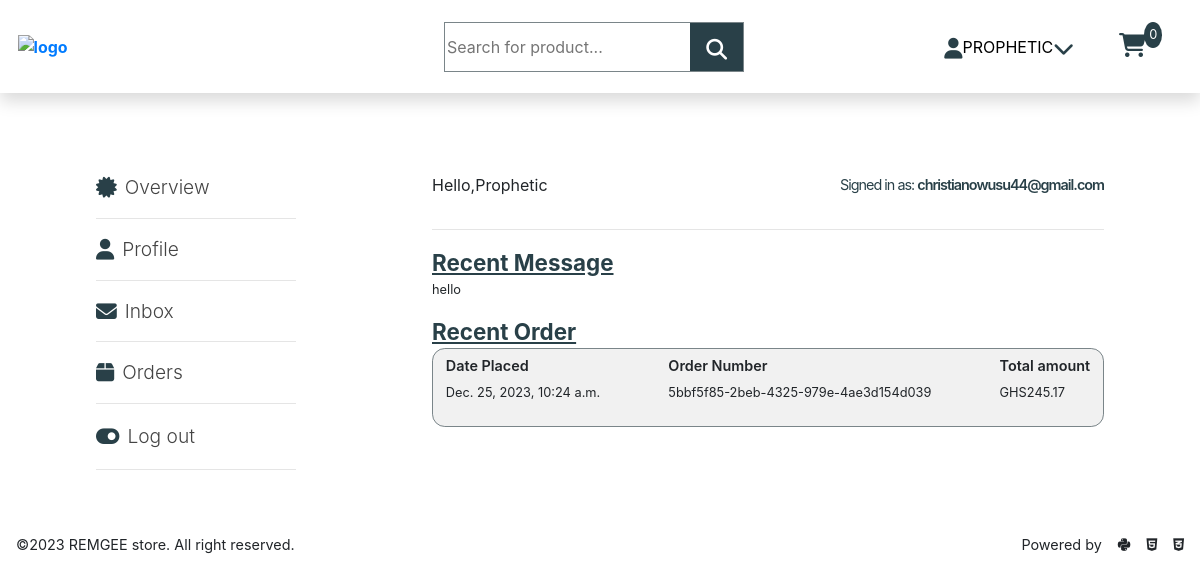
The app's page /account/overview/ (signed in), older data.
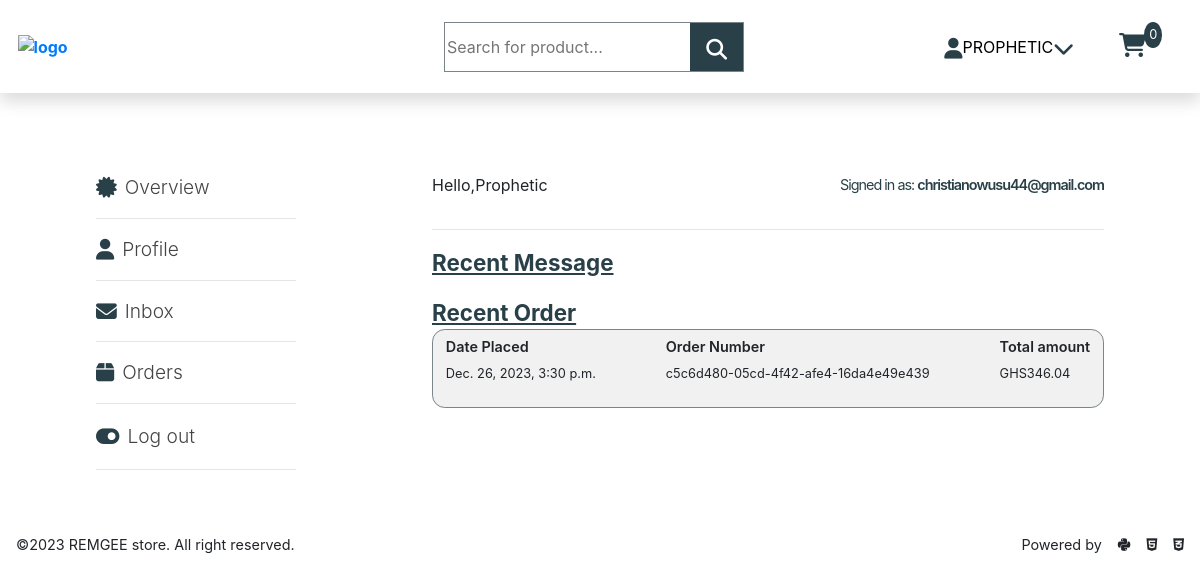
The same page, newer data.
### customer/models.py (models this page shows, shortened)
class Message(models.Model):
    user = models.ForeignKey(User, on_delete=models.CASCADE)
    message = models.TextField(blank=True)
    date_received = models.DateTimeField(default=timezone.now)

### store/models.py (models this page shows, shortened)
class Order(models.Model):
    user = models.ForeignKey(User, on_delete=models.CASCADE)
    order_id = models.UUIDField(default=uuid.uuid4, editable=False)
    created_at = models.DateTimeField(auto_now_add=True)
    total = models.DecimalField(max_digits=8, decimal_places=2, default=0)
    payment_method = models.CharField(max_length=100, default='mobile_money')
    ORDER_STATUSES = (
        ('pending', 'Pending'),
        ('confirmed', 'Confirmed'),
        ('delivery', 'Delivery'),
        ('delivered', 'Delivered'),
    )
    order_status = models.CharField(max_length=100, choices=ORDER_STATUSES, default='pending')

### customer/views.py (the view)
# urls.py: path('overview/', AccountView.as_view(), name='account'),
class AccountView(LoginRequiredMixin, View):
    def get(self, request):
        user = request.user
        last_message = Message.objects.filter(user=user).order_by('-date_received').first()
        last_order = Order.objects.filter(user=user).order_by('-created_at').first()
        context = {
            'last_message': last_message,
            'last_order': last_order
        }
        return render(request, template_name='customer/account.html', context=context)

### templates/customer/account.html (shortened to what this page needs)
{% extends 'base.html' %} {% block content %}
<section class="account__wrapper">
    <div class="navigation__menu">
        <div class="account__name__menu">
            <a href="{% url 'account' %}" class="menu__name">
                <i class="fa-solid fa-certificate"></i>
                <span>Overview</span>
            </a>
        </div>
        <hr />
        <div class="account__name__menu">
            <a href="{% url 'profile' %}" class="menu__name">
                <i class="fa-solid fa-user"></i>
                <span>Profile</span>
            </a>
        </div>
        <hr />
        <div class="account__name__menu">
            <a href="{% url 'inbox' %}" class="menu__name">
                <i class="fa-solid fa-envelope"></i>
                <span>Inbox</span>
            </a>
        </div>
        <hr />
        <div class="account__name__menu">
            <a href="{% url 'orders' %}" class="menu__name">
                <i class="fa-solid fa-box"></i>
                <span>Orders</span>
            </a>
        </div>
        <hr />
        <div class="account__name__menu">
            <div class="menu__name">
                <i class="fa-solid fa-toggle-on"></i>
                {% if user.is_authenticated %}
                <a class="menu__name_auth" href="{% url 'logout' %}">Log out</a>
                {% else %}
                <a class="menu__name_auth" href="{% url 'login' %}">Log in</a>
                {% endif %}
            </div>
        </div>
        <hr />
    </div>
    <div class="accounthide__mobile">
        <div class="account__details">
            {% if user.is_authenticated %}
            <p class="account__username">Hello,{{user.username}}</p>
            <p class="account__email">Signed in as: <span>{{user.email}}</span></p>
            {% else %}
            <a href="{% url 'login' %}">Log in</a>
            {% endif %}
        </div>
        <hr />
        <div>
            <div>
                <a class="overview__header" href="{% url 'inbox' %}">Recent Message</a>
                <p class="overview__detail__info">{{last_message.message}}</p>
            </div>
            <a class="overview__header" href="{% url 'orders' %}">Recent Order</a>
            <div class="account__order">
                <div>
                    <div>
                        <h5 class="accountoder__header">Date Placed</h5>
                        <p class="account__detail">{{ last_order.created_at }}</p>
                    </div>
                </div>
                <div>
                    <div>
                        <h5 class="accountoder__header">Order Number</h5>
                        <p class="account__detail">{{ last_order.order_id }}</p>
                    </div>
                </div>
                <div>
                    <div>
                        <h5 class="accountoder__header">Total amount</h5>
                        <p class="account__detail">GHS{{ last_order.total }}</p>
                    </div>
                </div>
            </div>
        </div>
    </div>
</section>
{% endblock %}

Row changes from the older to the newer data that the page shows:
removed Message: message "hello"
no longer on this page (row edited): Order: created_at "Dec. 25, 2023, 10:24 a.m.", order_id "5bbf5f85-2beb-4325-979e-4ae3d154d039", total "245.17"
added Order: created_at "Dec. 26, 2023, 3:30 p.m.", order_id "c5c6d480-05cd-4f42-afe4-16da4e49e439", total "346.04"
